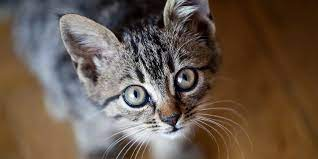
#> input picture photos/cat1.jpg, 318 x 159 px
$ python draw.py
#> lines starting #> are read from the running program, lines starting #| are printed output that depends on the picture
import cv2 as cv
import numpy as np

blank = np.zeros((500,500,3), dtype='uint8')

# cv.imshow('Blank', blank)
img = cv.imread('photos/cat1.jpg')
#> img is the input picture: shape (159, 318, 3); mean B, G, R 75.5, 88.6, 105.2
# cv.imshow('Cat', img)

#1 paint the image a certain colour
blank[:] = 0,0,0
#cv.imshow('Green', blank)

#2 draw a rectangle in the image
cv.rectangle(blank, (0,0), (blank.shape[1]//2, blank.shape[0]//2), (0,255,0), thickness=2)
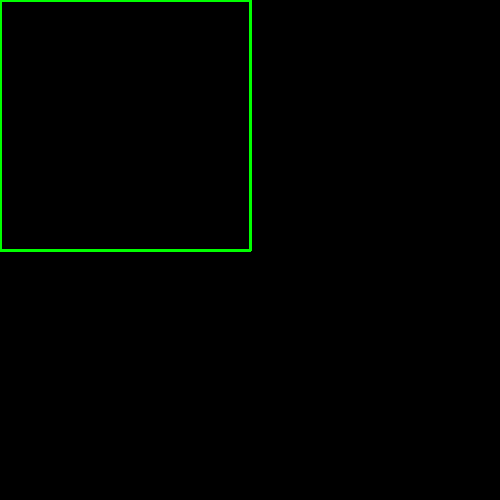
#> blank: shape (500, 500, 3); mean of channels 0, 1, 2 0, 2.5, 0; drawn as B, G, R
# cv.imshow('Rectangle', blank)

# 3 draw a circle in the image
cv.circle(blank, (blank.shape[1]//2, blank.shape[0]//2), 40, (255,0,0), thickness=2)
# cv.imshow('Circle', blank)

# 4 draw a line in the image
cv.line(blank, (100,250), (blank.shape[1], blank.shape[0]), (0,0,255), thickness=2)
# cv.imshow('Line', blank)

# 5 put text on the image
cv.putText(blank, 'Hello', (255,255), cv.FONT_HERSHEY_SIMPLEX, 1, (0,255,255), thickness=2)
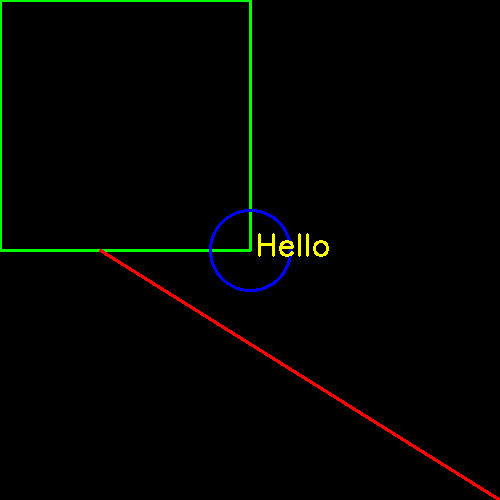
#> blank: shape (500, 500, 3); mean of channels 0, 1, 2 0.7, 3.1, 2.2; drawn as B, G, R
cv.imshow('Text', blank)

cv.waitKey(0)
